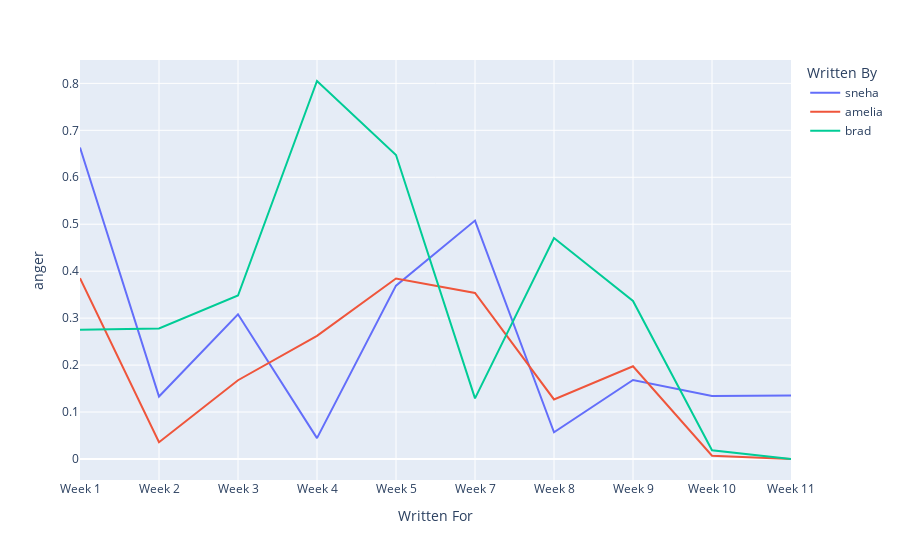

Here is the notebook cell this chart was saved with:
### Code cell
p4 = px.line(chart, x="Written For", y = "anger", color = "Written By")
p4.show()

### Figure 1 — Plotly figure (JSON) as saved in the notebook; plotly's stock layout.template omitted (floating-point values rounded to 4 significant figures)
{"data": [{"hovertemplate": "Written By=sneha<br>Written For=%{x}<br>anger=%{y}<extra></extra>", "legendgroup": "sneha", "line": {"color": "#636efa", "dash": "solid"}, "marker": {"symbol": "circle"}, "mode": "lines", "name": "sneha", "orientation": "v", "showlegend": true, "type": "scatter", "x": ["Week 1", "Week 2", "Week 3", "Week 4", "Week 5", "Week 7", "Week 8", "Week 9", "Week 10", "Week 11"], "xaxis": "x", "y": [0.6633, 0.1331, 0.3082, 0.04442, 0.3693, 0.5077, 0.05696, 0.1683, 0.1344, 0.1354], "yaxis": "y"}, {"hovertemplate": "Written By=amelia<br>Written For=%{x}<br>anger=%{y}<extra></extra>", "legendgroup": "amelia", "line": {"color": "#EF553B", "dash": "solid"}, "marker": {"symbol": "circle"}, "mode": "lines", "name": "amelia", "orientation": "v", "showlegend": true, "type": "scatter", "x": ["Week 1", "Week 2", "Week 3", "Week 4", "Week 5", "Week 7", "Week 8", "Week 9", "Week 10", "Week 11"], "xaxis": "x", "y": [0.3849, 0.03583, 0.1678, 0.2622, 0.3845, 0.3536, 0.1269, 0.1974, 0.007107, 0], "yaxis": "y"}, {"hovertemplate": "Written By=brad<br>Written For=%{x}<br>anger=%{y}<extra></extra>", "legendgroup": "brad", "line": {"color": "#00cc96", "dash": "solid"}, "marker": {"symbol": "circle"}, "mode": "lines", "name": "brad", "orientation": "v", "showlegend": true, "type": "scatter", "x": ["Week 1", "Week 2", "Week 3", "Week 4", "Week 5", "Week 7", "Week 8", "Week 9", "Week 10", "Week 11"], "xaxis": "x", "y": [0.2751, 0.2779, 0.3482, 0.805, 0.6475, 0.1292, 0.4705, 0.3367, 0.01844, 0], "yaxis": "y"}], "layout": {"legend": {"title": {"text": "Written By"}, "tracegroupgap": 0}, "margin": {"t": 60}, "xaxis": {"anchor": "y", "domain": [0, 1], "title": {"text": "Written For"}}, "yaxis": {"anchor": "x", "domain": [0, 1], "title": {"text": "anger"}}}}
